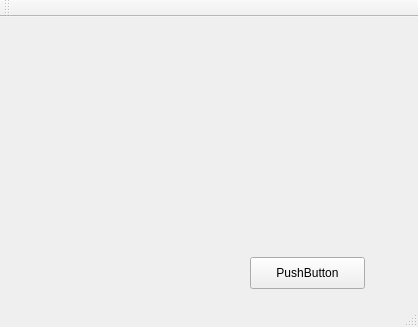
<?xml version="1.0" encoding="UTF-8"?>
<ui version="4.0">
 <class>MainWindow</class>
 <widget class="QMainWindow" name="MainWindow">
  <property name="geometry">
   <rect>
    <x>0</x>
    <y>0</y>
    <width>418</width>
    <height>327</height>
   </rect>
  </property>
  <property name="windowTitle">
   <string>MainWindow</string>
  </property>
  <widget class="QWidget" name="centralWidget">
   <widget class="QPushButton" name="pushButton">
    <property name="geometry">
     <rect>
      <x>250</x>
      <y>240</y>
      <width>115</width>
      <height>32</height>
     </rect>
    </property>
    <property name="text">
     <string>PushButton</string>
    </property>
   </widget>
  </widget>
  <widget class="QMenuBar" name="menuBar">
   <property name="geometry">
    <rect>
     <x>0</x>
     <y>0</y>
     <width>418</width>
     <height>22</height>
    </rect>
   </property>
  </widget>
  <widget class="QToolBar" name="mainToolBar">
   <attribute name="toolBarArea">
    <enum>TopToolBarArea</enum>
   </attribute>
   <attribute name="toolBarBreak">
    <bool>false</bool>
   </attribute>
  </widget>
  <widget class="QStatusBar" name="statusBar"/>
 </widget>
 <layoutdefault spacing="6" margin="11"/>
 <resources/>
 <connections/>
</ui>
